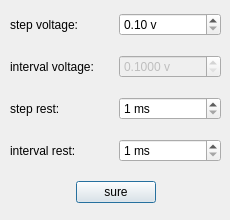
<?xml version="1.0" encoding="UTF-8"?>
<ui version="4.0">
 <class>Shifter_setting_dialog</class>
 <widget class="QDialog" name="Shifter_setting_dialog">
  <property name="geometry">
   <rect>
    <x>0</x>
    <y>0</y>
    <width>230</width>
    <height>220</height>
   </rect>
  </property>
  <property name="windowTitle">
   <string>Dialog</string>
  </property>
  <widget class="QWidget" name="verticalLayoutWidget">
   <property name="geometry">
    <rect>
     <x>10</x>
     <y>0</y>
     <width>211</width>
     <height>221</height>
    </rect>
   </property>
   <layout class="QVBoxLayout" name="verticalLayout">
    <item>
     <layout class="QHBoxLayout" name="horizontalLayout_1">
      <item>
       <widget class="QLabel" name="label_1">
        <property name="text">
         <string>step voltage:</string>
        </property>
       </widget>
      </item>
      <item>
       <widget class="QDoubleSpinBox" name="doubleSpinBox_1">
        <property name="suffix">
         <string> v</string>
        </property>
        <property name="minimum">
         <double>0.100000000000000</double>
        </property>
        <property name="maximum">
         <double>1.000000000000000</double>
        </property>
        <property name="singleStep">
         <double>0.100000000000000</double>
        </property>
        <property name="value">
         <double>0.100000000000000</double>
        </property>
       </widget>
      </item>
     </layout>
    </item>
    <item>
     <layout class="QHBoxLayout" name="horizontalLayout_2">
      <item>
       <widget class="QLabel" name="label_2">
        <property name="text">
         <string>interval voltage:</string>
        </property>
       </widget>
      </item>
      <item>
       <widget class="QDoubleSpinBox" name="doubleSpinBox_2">
        <property name="enabled">
         <bool>false</bool>
        </property>
        <property name="readOnly">
         <bool>false</bool>
        </property>
        <property name="suffix">
         <string> v</string>
        </property>
        <property name="decimals">
         <number>4</number>
        </property>
        <property name="minimum">
         <double>0.100000000000000</double>
        </property>
        <property name="maximum">
         <double>10.000000000000000</double>
        </property>
        <property name="singleStep">
         <double>0.100000000000000</double>
        </property>
        <property name="value">
         <double>0.100000000000000</double>
        </property>
       </widget>
      </item>
     </layout>
    </item>
    <item>
     <layout class="QHBoxLayout" name="horizontalLayout_3">
      <item>
       <widget class="QLabel" name="label_3">
        <property name="text">
         <string>step rest:</string>
        </property>
       </widget>
      </item>
      <item>
       <widget class="QSpinBox" name="spinBox_1">
        <property name="suffix">
         <string> ms</string>
        </property>
        <property name="minimum">
         <number>1</number>
        </property>
        <property name="maximum">
         <number>100</number>
        </property>
        <property name="value">
         <number>1</number>
        </property>
       </widget>
      </item>
     </layout>
    </item>
    <item>
     <layout class="QHBoxLayout" name="horizontalLayout_4">
      <item>
       <widget class="QLabel" name="label_4">
        <property name="text">
         <string>interval rest:</string>
        </property>
       </widget>
      </item>
      <item>
       <widget class="QSpinBox" name="spinBox_2">
        <property name="suffix">
         <string> ms</string>
        </property>
        <property name="minimum">
         <number>1</number>
        </property>
        <property name="maximum">
         <number>1000</number>
        </property>
        <property name="value">
         <number>1</number>
        </property>
       </widget>
      </item>
     </layout>
    </item>
    <item>
     <layout class="QHBoxLayout" name="horizontalLayout_5">
      <item>
       <spacer name="horizontalSpacer_2">
        <property name="orientation">
         <enum>Qt::Horizontal</enum>
        </property>
        <property name="sizeHint" stdset="0">
         <size>
          <width>40</width>
          <height>20</height>
         </size>
        </property>
       </spacer>
      </item>
      <item>
       <widget class="QPushButton" name="sureBtn">
        <property name="text">
         <string>sure</string>
        </property>
       </widget>
      </item>
      <item>
       <spacer name="horizontalSpacer_1">
        <property name="orientation">
         <enum>Qt::Horizontal</enum>
        </property>
        <property name="sizeHint" stdset="0">
         <size>
          <width>40</width>
          <height>20</height>
         </size>
        </property>
       </spacer>
      </item>
     </layout>
    </item>
   </layout>
  </widget>
 </widget>
 <resources/>
 <connections/>
</ui>
